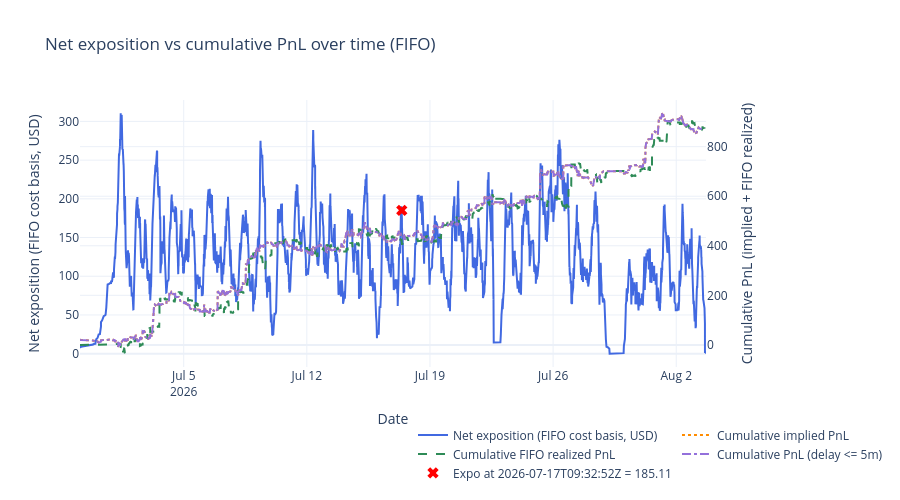

Notebook source saved alongside this figure:
### Code cell
# Net exposition over time using FIFO cost basis, with resolution resets at lastTradeAt

# Optional: filter to specific contracts for investigation
# Set to None to compute over all contracts (default).
# Examples:
CONTRACT_FILTER = None # {'0xd86a816093fcd0a0e1ca440bc5ce199bd3c5a8d6139e044b076958164f8c5423'} 
FAST_DELAY_S = 300
TARGET_TS = "2026-07-17T09:32:52Z"

# Load summaries for resolution proxy
with open(BACKTEST_DIR / "summaries.json") as f:
    _summaries = pd.DataFrame(json.load(f))
_summaries['lastTradeAt'] = pd.to_datetime(_summaries['lastTradeAt'], format='mixed', utc=True)
_resolved_at = dict(zip(_summaries['conditionId'], _summaries['lastTradeAt']))

# Derive settlement price per (condition_id, token_id) from implied_pnl
# A single condition can have Yes/No tokens with opposite settlements (0 vs 1)
_settlement = {}
for (_cid, _tid), _fg in wallet_all.groupby(['condition_id', 'token_id']):
    _r = _fg.iloc[0]
    _s = _r['implied_pnl'] / _r['fill_quantity'] + _r['order_price'] if _r['order_side'] == 'BUY' else _r['order_price'] - _r['implied_pnl'] / _r['fill_quantity']
    _settlement[(_cid, _tid)] = round(_s)

# Per-contract FIFO exposure at each fill timestamp
expo_parts = []
for cid, grp in wallet_all.sort_values('dt').groupby('condition_id'):
    if CONTRACT_FILTER is not None and cid not in CONTRACT_FILTER:
        continue
    grp = grp.sort_values('dt')
    long_q = []
    short_q = []
    realized_pnl = 0.0
    buy_vol_acc = 0.0
    sell_vol_acc = 0.0
    rows = []
    for _, row in grp.iterrows():
        qty = row['fill_quantity']
        price = row['order_price']
        if row['order_side'] == 'BUY':
            buy_vol_acc += qty * price
            remaining = qty
            while remaining > 0 and short_q:
                avail, p, _tid_sq = short_q[0]
                match = min(remaining, avail)
                realized_pnl += match * (p - price)
                remaining -= match
                if match == avail:
                    short_q.pop(0)
                else:
                    short_q[0] = (avail - match, p, _tid_sq)
            if remaining > 0:
                long_q.append((remaining, price, row['token_id']))
        else:
            sell_vol_acc += qty * price
            remaining = qty
            while remaining > 0 and long_q:
                avail, p, _tid_lq = long_q[0]
                match = min(remaining, avail)
                realized_pnl += match * (price - p)
                remaining -= match
                if match == avail:
                    long_q.pop(0)
                else:
                    long_q[0] = (avail - match, p, _tid_lq)
            if remaining > 0:
                short_q.append((remaining, price, row['token_id']))

        exposure = sum(q * p for q, p, _ in long_q) + sum(q * p for q, p, _ in short_q)
        if exposure < 0:
            exposure = 0.0
        if cid in _resolved_at and row['dt'] >= _resolved_at[cid]:
            exposure = 0.0
        rows.append({'condition_id': cid, 'dt': row['dt'], 'exposition': exposure, 'cum_realized_pnl': realized_pnl})

    expo_parts.append(pd.DataFrame(rows))

    # Settle remaining position at resolution and reset exposition to 0
    if cid in _resolved_at:
        for q, p, tid in long_q:
            realized_pnl += q * (_settlement.get((cid, tid), 0.0) - p)
        for q, p, tid in short_q:
            realized_pnl += q * (p - _settlement.get((cid, tid), 0.0))
        expo_parts.append(pd.DataFrame([{'condition_id': cid, 'dt': _resolved_at[cid], 'exposition': 0.0, 'cum_realized_pnl': realized_pnl}]))

expo_all = pd.concat(expo_parts, ignore_index=True) if expo_parts else pd.DataFrame(
    columns=['condition_id', 'dt', 'exposition']
)

# Per-contract validation breakdown
if not expo_all.empty:
    _last_per_cid = expo_all.groupby('condition_id')['exposition'].last().reset_index()
    _last_per_cid.columns = ['condition_id', 'exposition']
    _active = _last_per_cid[_last_per_cid['exposition'] > 0].sort_values('exposition', ascending=False)
    print(f"=== Per-contract exposition breakdown{" (filtered)" if CONTRACT_FILTER is not None else ""} ===")
    print(_active.to_string(index=False))
    print(f"\nContracts with exposition > 0: {len(_active)}")
    print(f"Sum of per-contract exposition: {_active['exposition'].sum():.2f}")

# Aggregate across all contracts at each timestamp
# Forward-fill each contract's exposition then sum across contracts
# Each contract's exposition persists until its next fill or resolution
_expo_sorted = expo_all.sort_values(['condition_id', 'dt'])
_expo_sorted['_delta'] = _expo_sorted.groupby('condition_id')['exposition'].diff()
_first_idx = _expo_sorted.groupby('condition_id').head(1).index
_expo_sorted.loc[_first_idx, '_delta'] = _expo_sorted.loc[_first_idx, 'exposition']
ts = _expo_sorted.groupby('dt', as_index=False)['_delta'].sum().sort_values('dt')
ts['exposition'] = ts['_delta'].cumsum()
ts = ts.drop(columns=['_delta'])

# Aggregate FIFO realized PnL across contracts (same diff/cumsum pattern)
_expo_sorted['_rpnl_delta'] = _expo_sorted.groupby('condition_id')['cum_realized_pnl'].diff()
_expo_sorted.loc[_first_idx, '_rpnl_delta'] = _expo_sorted.loc[_first_idx, 'cum_realized_pnl']
_rpnl_ts = _expo_sorted.groupby('dt', as_index=False)['_rpnl_delta'].sum().sort_values('dt')
_rpnl_ts['cum_realized_pnl'] = _rpnl_ts['_rpnl_delta'].cumsum()
_rpnl_ts = _rpnl_ts.drop(columns=['_rpnl_delta'])
ts = ts.merge(_rpnl_ts[['dt', 'cum_realized_pnl']], on='dt', how='outer').sort_values('dt')
ts['exposition'] = ts['exposition'].ffill().fillna(0.0)
ts['cum_realized_pnl'] = ts['cum_realized_pnl'].ffill().fillna(0.0)

if not ts.empty:
    print(f"Aggregate exposition (from ts sum): {ts['exposition'].iloc[-1]:.2f}")
    print(f"Aggregate FIFO realized PnL: {ts['cum_realized_pnl'].iloc[-1]:.2f}")

# Cumulative PnL on secondary axis for comparison
_pnl_df = wallet_all if CONTRACT_FILTER is None else wallet_all[wallet_all['condition_id'].isin(CONTRACT_FILTER)]
pnl_ts = _pnl_df.groupby('dt', as_index=False)['implied_pnl'].sum().sort_values('dt')
pnl_ts['cum_pnl'] = pnl_ts['implied_pnl'].cumsum()

# Cumulative PnL for fills with <= 10 min delay
_fast_pnl_df = _pnl_df[_pnl_df['delay_s'] <= FAST_DELAY_S]
fast_pnl_ts = _fast_pnl_df.groupby('dt', as_index=False)['implied_pnl'].sum().sort_values('dt')
fast_pnl_ts['cum_pnl_fast'] = fast_pnl_ts['implied_pnl'].cumsum()

# Compute exact snapshot exposure at TARGET_TS for marker overlay
cutoff = pd.Timestamp(TARGET_TS, tz='UTC')
snap_df = wallet_all[wallet_all['dt'] <= cutoff].copy()
expo_parts_snap = []
for cid, grp in snap_df.sort_values('dt').groupby('condition_id'):
    if CONTRACT_FILTER is not None and cid not in CONTRACT_FILTER:
        continue
    if cid in _resolved_at and _resolved_at[cid] <= cutoff:
        continue
    long_q = []
    short_q = []
    realized_pnl = 0.0
    buy_vol = 0.0
    sell_vol = 0.0
    for _, row in grp.iterrows():
        qty = row['fill_quantity']
        price = row['order_price']
        if row['order_side'] == 'BUY':
            buy_vol += qty * price
            remaining = qty
            while remaining > 0 and short_q:
                avail, p, _tid_sq = short_q[0]
                match = min(remaining, avail)
                realized_pnl += match * (price - p)
                remaining -= match
                if match == avail:
                    short_q.pop(0)
                else:
                    short_q[0] = (avail - match, p, _tid_sq)
            if remaining > 0:
                long_q.append((remaining, price, row['token_id']))
        else:
            sell_vol += qty * price
            remaining = qty
            while remaining > 0 and long_q:
                avail, p, _tid_lq = long_q[0]
                match = min(remaining, avail)
                realized_pnl += match * (p - price)
                remaining -= match
                if match == avail:
                    long_q.pop(0)
                else:
                    long_q[0] = (avail - match, p, _tid_lq)
            if remaining > 0:
                short_q.append((remaining, price, row['token_id']))
    exposure = sum(q * p for q, p, _ in long_q) + sum(q * p for q, p, _ in short_q)
    if exposure < 0:
        exposure = 0.0
    expo_parts_snap.append(exposure)
snap = sum(expo_parts_snap)
ts = pd.concat([ts, pd.DataFrame([{'dt': cutoff, 'exposition': snap}])], ignore_index=True).sort_values('dt').drop_duplicates('dt')
ts['cum_realized_pnl'] = ts['cum_realized_pnl'].ffill().fillna(0.0)

# Clip to the fills period (extend end to include resolution timestamps)
fill_start = wallet_all['dt'].min()
fill_end = max(wallet_all['dt'].max(), max(_resolved_at.values()))
ts = ts[(ts['dt'] >= fill_start) & (ts['dt'] <= fill_end)]
pnl_ts = pnl_ts[(pnl_ts['dt'] >= fill_start) & (pnl_ts['dt'] <= fill_end)]
fast_pnl_ts = fast_pnl_ts[(fast_pnl_ts['dt'] >= fill_start) & (fast_pnl_ts['dt'] <= fill_end)]

fig_ntl = make_subplots(specs=[[{'secondary_y': True}]])

fig_ntl.add_trace(go.Scatter(
    x=ts['dt'], y=ts['exposition'],
    mode='lines', name='Net exposition (FIFO cost basis, USD)',
    line=dict(color='royalblue', width=2),
), secondary_y=False)

fig_ntl.add_trace(go.Scatter(
    x=pnl_ts['dt'], y=pnl_ts['cum_pnl'],
    mode='lines', name='Cumulative implied PnL',
    line=dict(color='darkorange', width=2, dash='dot'),
), secondary_y=True)

fig_ntl.add_trace(go.Scatter(
    x=ts['dt'], y=ts['cum_realized_pnl'],
    mode='lines', name='Cumulative FIFO realized PnL',
    line=dict(color='seagreen', width=2, dash='dash'),
), secondary_y=True)

fig_ntl.add_trace(go.Scatter(
    x=fast_pnl_ts['dt'], y=fast_pnl_ts['cum_pnl_fast'],
    mode='lines', name=f'Cumulative PnL (delay <= {FAST_DELAY_S // 60}m)',
    line=dict(color='mediumpurple', width=2, dash='dashdot'),
), secondary_y=True)

fig_ntl.add_trace(go.Scatter(
    x=[cutoff], y=[snap],
    mode='markers', name=f'Expo at {TARGET_TS} = {snap:.2f}',
    marker=dict(color='red', size=10, symbol='x'),
), secondary_y=False)

fig_ntl.update_layout(
    title='Net exposition vs cumulative PnL over time (FIFO)',
    template='plotly_white', height=500,
    legend=dict(x=0.5, y=-0.2, orientation='h'),
)
fig_ntl.update_xaxes(title='Date')
fig_ntl.update_yaxes(title='Net exposition (FIFO cost basis, USD)', secondary_y=False)
fig_ntl.update_yaxes(title='Cumulative PnL (implied + FIFO realized)', secondary_y=True)
fig_ntl.show()

### Figure 1 — Plotly figure (JSON) as saved in the notebook; plotly's stock layout.template omitted (floating-point values rounded to 4 significant figures; data arrays with more than 128 entries replaced by an {"elided": "..."} marker saying what was removed)
{"data": [{"line": {"color": "royalblue", "width": 2}, "mode": "lines", "name": "Net exposition (FIFO cost basis, USD)", "type": "scatter", "x": {"elided": "8158 str values"}, "xaxis": "x", "y": {"elided": "8158 float values"}, "yaxis": "y"}, {"line": {"color": "darkorange", "dash": "dot", "width": 2}, "mode": "lines", "name": "Cumulative implied PnL", "type": "scatter", "x": {"elided": "6024 str values"}, "xaxis": "x", "y": {"elided": "6024 float values"}, "yaxis": "y2"}, {"line": {"color": "seagreen", "dash": "dash", "width": 2}, "mode": "lines", "name": "Cumulative FIFO realized PnL", "type": "scatter", "x": {"elided": "8158 str values"}, "xaxis": "x", "y": {"elided": "8158 float values"}, "yaxis": "y2"}, {"line": {"color": "mediumpurple", "dash": "dashdot", "width": 2}, "mode": "lines", "name": "Cumulative PnL (delay <= 5m)", "type": "scatter", "x": {"elided": "6024 str values"}, "xaxis": "x", "y": {"elided": "6024 float values"}, "yaxis": "y2"}, {"marker": {"color": "red", "size": 10, "symbol": "x"}, "mode": "markers", "name": "Expo at 2026-07-17T09:32:52Z = 185.11", "type": "scatter", "x": ["2026-07-17T09:32:52+00:00"], "xaxis": "x", "y": [185.1], "yaxis": "y"}], "layout": {"height": 500, "legend": {"orientation": "h", "x": 0.5, "y": -0.2}, "title": {"text": "Net exposition vs cumulative PnL over time (FIFO)"}, "xaxis": {"anchor": "y", "domain": [0, 0.94], "title": {"text": "Date"}}, "yaxis": {"anchor": "x", "domain": [0, 1], "title": {"text": "Net exposition (FIFO cost basis, USD)"}}, "yaxis2": {"anchor": "x", "overlaying": "y", "side": "right", "title": {"text": "Cumulative PnL (implied + FIFO realized)"}}}}
